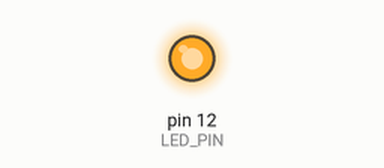
Recording of a program running on a simulated Raspberry Pi (header pin numbers). Parts: output pins drawn as LEDs (lit = HIGH). What the program prints to the terminal is not drawn. At 3.0 s the program stops and its outputs stay as they are.

Above: at 0.1 s.
At 3.1 s:
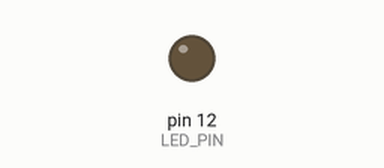
Timing chart, 0 to 4.5 s (numbered marks = the images above):
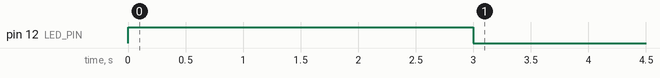

The program:

led_on.py
```python
# (licence header left out)
import RPi.GPIO as GPIO
import time

GPIO.setmode(GPIO.BOARD)
LED_PIN = 12
GPIO.setup(LED_PIN, GPIO.OUT)

print("LED is on")
GPIO.output(LED_PIN, GPIO.HIGH)
time.sleep(3)

GPIO.cleanup()
```

Measured:
- by itself, pin 12 (LED_PIN): LOW → HIGH at 0.00 s, → LOW 3.0 s later
